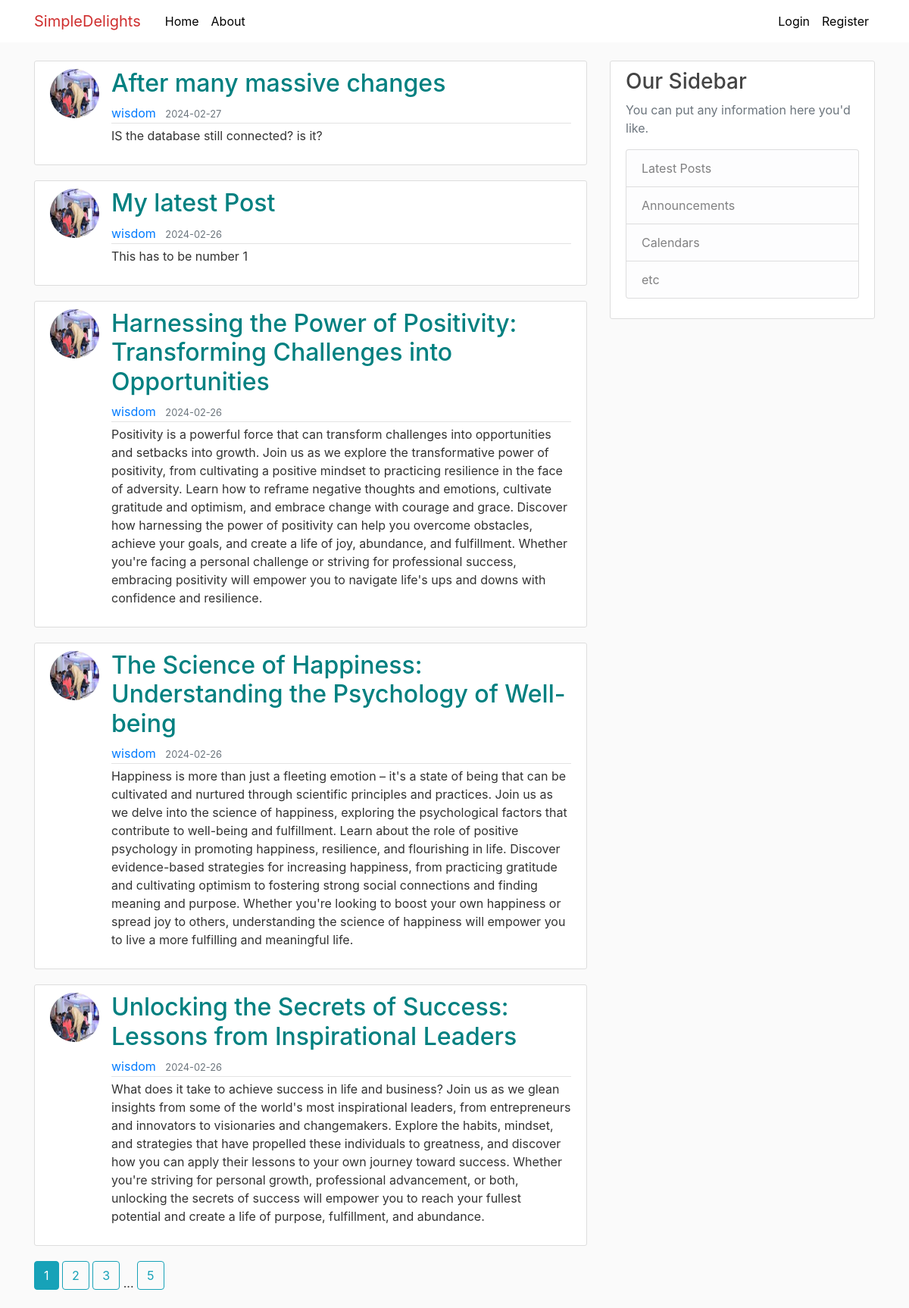
Page /home on the earlier database version.
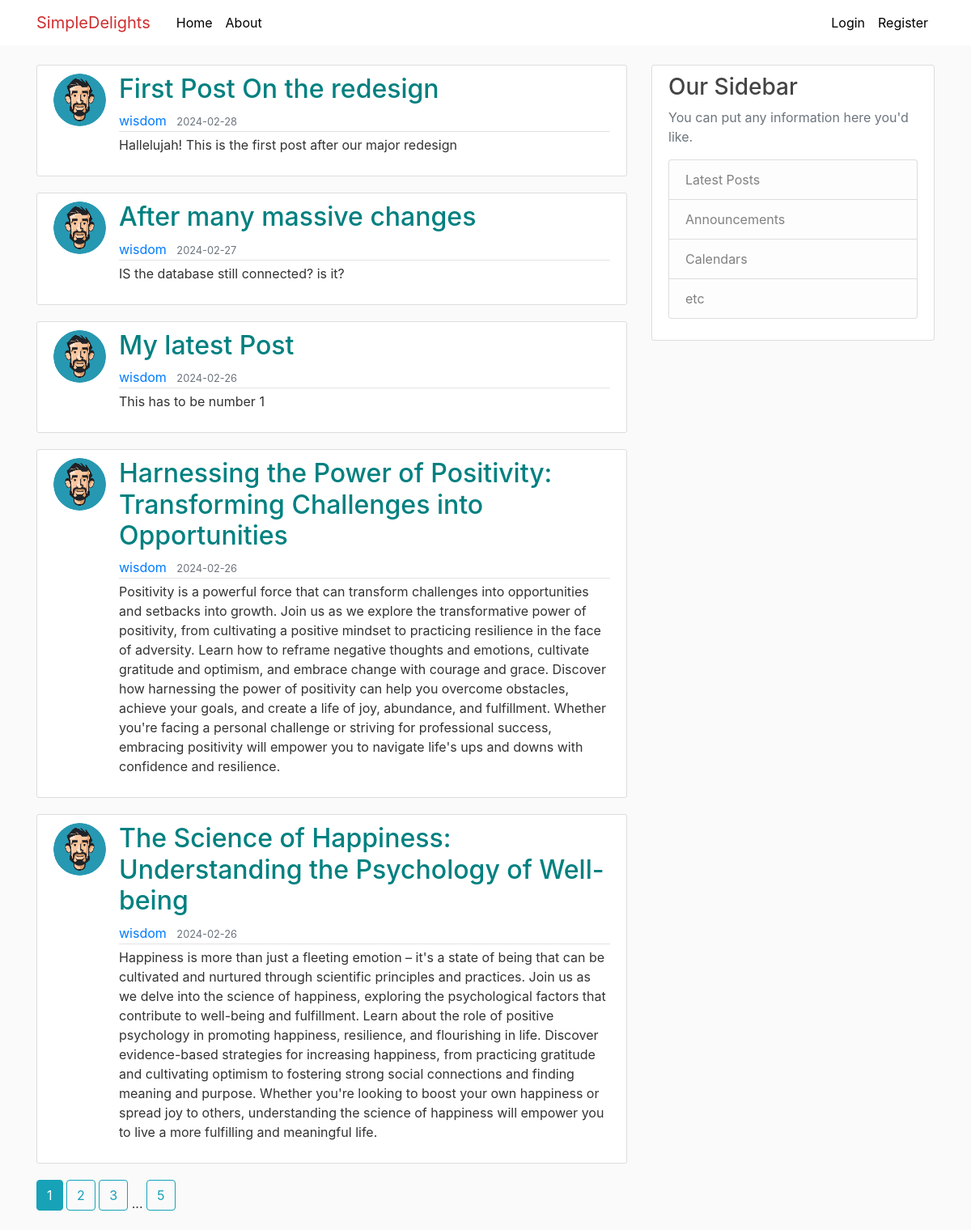
Same page on the later database version.
### flaskblog/models.py (models this page shows, shortened)
class Post(db.Model):
    id = db.Column(db.Integer, primary_key=True)
    title = db.Column(db.String(100), nullable=False)
    date_posted = db.Column(db.DateTime, nullable=False, default=datetime.utcnow)
    content = db.Column(db.Text, nullable=False)
    user_id = db.Column(db.Integer, db.ForeignKey('user.id'), nullable='False')

class User(db.Model, UserMixin):
    id = db.Column(db.Integer, primary_key=True)
    username = db.Column(db.String(20), unique=True, nullable=False)
    email = db.Column(db.String(120), unique=True, nullable=False)
    image_file = db.Column(db.String(20), nullable=False, default='default.jpg')
    password = db.Column(db.String(60), nullable=False)
    posts = db.relationship('Post', backref='author', lazy=True)

### flaskblog/main/routes.py (the view)
@main.route("/")
@main.route("/home")
def home():
    page = request.args.get('page', 1, type=int)
    posts = Post.query.order_by(Post.date_posted.desc()).paginate(page=page, per_page=5)
    return render_template('home.html', posts=posts)

### flaskblog/templates/home.html
{% extends "layout.html" %}
{% block content %}
    {% for post in posts.items %}
        <article class="media content-section">
          <img class="rounded-circle article-img" src="{{ url_for('static', filename='profile_pics/' + post.author.image_file) }}">
          <div class="media-body">
            <h2><a class="article-title" href="{{ url_for('posts.post', post_id=post.id) }}">{{ post.title }}</a></h2>
            <div class="article-metadata">
              <a class="mr-2" href="{{ url_for('users.user_posts', username=post.author.username) }}">{{ post.author.username }}</a>
              <small class="text-muted">{{ post.date_posted.strftime('%Y-%m-%d') }}</small>
            </div>
            <p class="article-content">{{ post.content }}</p>
          </div>
        </article>
    {% endfor %}
    {% for page_num in posts.iter_pages(left_edge=1, right_edge=1, left_current=1, right_current=2) %}
      {% if page_num %}
        {% if posts.page == page_num %}
          <a class="btn btn-info mb-4" href="{{ url_for('main.home', page=page_num) }}">{{ page_num }}</a>
        {% else %}
          <a class="btn btn-outline-info mb-4" href="{{ url_for('main.home', page=page_num) }}">{{ page_num }}</a>
        {% endif %}
      {% else %}
        ...
      {% endif %}
    {% endfor %}
{% endblock content %}

### flaskblog/templates/layout.html (shortened to what this page needs)
<!DOCTYPE html>
<html>
<head>
    <link rel="stylesheet" href="https://maxcdn.bootstrapcdn.com/bootstrap/4.0.0/css/bootstrap.min.css">
    <link rel="stylesheet" type="text/css" href="{{ url_for('static', filename='main.css') }}">
</head>
<body>
    <header class="site-header">
      <nav class="navbar navbar-expand-md navbar-dark bg-custom fixed-top">
        <div class="container">
            <a class="navbar-brand mr-4" href="/">SimpleDelights</a>
            <div class="collapse navbar-collapse" id="navbarToggle">
                <div class="navbar-nav mr-auto">
                    <a class="nav-item nav-link" href="{{ url_for('main.home') }}">Home</a>
                    <a class="nav-item nav-link" href="{{ url_for('main.about') }}">About</a>
                </div>
                <div class="navbar-nav">
                    {% if current_user.is_authenticated %}
                    <a class="nav-item nav-link" href="{{ url_for('posts.new_post') }}">New Post</a>
                    <a class="nav-item nav-link" href="{{ url_for('users.account') }}">Account</a>
                    <a class="nav-item nav-link" href="{{ url_for('users.logout') }}">Logout</a>
                    {% else %}
                    <a class="nav-item nav-link" href="{{ url_for('users.login') }}">Login</a>
                    <a class="nav-item nav-link" href="{{ url_for('users.register') }}">Register</a>
                    {% endif %}
                </div>
            </div>
        </div>
    </nav>
    </header>
    <main role="main" class="container">
      <div class="row">
        <div class="col-md-8">
          {% block content %}{% endblock %}
        </div>
        <div class="col-md-4">
          <div class="content-section">
            <h3>Our Sidebar</h3>
            <p class='text-muted'>You can put any information here you'd like.
              <ul class="list-group">
                <li class="list-group-item list-group-item-light">Latest Posts</li>
                <li class="list-group-item list-group-item-light">Announcements</li>
                <li class="list-group-item list-group-item-light">Calendars</li>
                <li class="list-group-item list-group-item-light">etc</li>
              </ul>
            </p>
          </div>
        </div>
      </div>
    </main>
</body>
</html>

### flaskblog/static/main.css (style rules this page uses)
body { background: #fafafa; color: #333333; margin-top: 5rem; }
h1, h2, h3, h4, h5, h6 { color: #444444; }
.bg-custom { background-color: #ffffff; }
.site-header .navbar-brand { color: #CF2E2E; }
.site-header .navbar-nav .nav-link { color: #000000; }
.content-section { background: #ffffff; padding: 10px 20px; border: 1px solid #dddddd; border-radius: 3px; margin-bottom: 20px; }
.article-title { color: #008080; }
.article-content { white-space: pre-line; }
.article-img { height: 65px; width: 65px; margin-right: 16px; }
.article-metadata { padding-bottom: 1px; margin-bottom: 4px; border-bottom: 1px solid #e3e3e3; }

Differences in the rows shown:
no longer on this page (row unchanged): Post: image_file (picture), title "Unlocking the Secrets of Success: Lessons from Inspirational Leaders", author.username "wisdom", date_posted "2024-02-26", content "What does it take to achieve success in life and business? Join us as we glean insights from some of the world's most inspirational leaders, from entrepreneurs and innovators to visionaries and changemakers. Explore the habits, mindset, and strategies that have propelled these individuals to greatness, and discover how you can apply their lessons to your own journey toward success. Whether you're striving for personal growth, professional advancement, or both, unlocking the secrets of success will empower you to reach your fullest potential and create a life of purpose, fulfillment, and abundance."
added Post: image_file (picture), title "First Post On the redesign", author.username "wisdom", date_posted "2024-02-28", content "Hallelujah! This is the first post after our major redesign"
changed through a linked row, Post "After many massive changes": image_file: a different picture
changed through a linked row, Post "My latest Post": image_file: a different picture
changed through a linked row, Post "Harnessing the Power of Positivity: Transforming Challenges into Opportunities": image_file: a different picture
changed through a linked row, Post "The Science of Happiness: Understanding the Psychology of Well-being": image_file: a different picture
